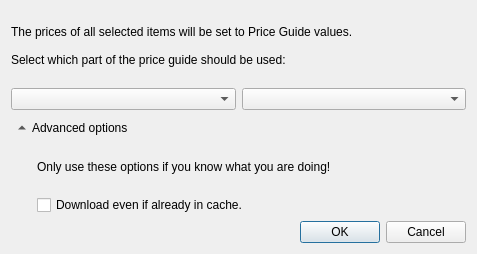
<?xml version="1.0" encoding="UTF-8"?>
<ui version="4.0">
 <class>SetToPriceGuideDialog</class>
 <widget class="QDialog" name="SetToPriceGuideDialog">
  <property name="geometry">
   <rect>
    <x>0</x>
    <y>0</y>
    <width>477</width>
    <height>254</height>
   </rect>
  </property>
  <property name="windowTitle">
   <string>Set To Price Guide</string>
  </property>
  <layout class="QVBoxLayout" name="verticalLayout_2">
   <item>
    <widget class="QLabel" name="label">
     <property name="text">
      <string>The prices of all selected items will be set to Price Guide values.&lt;br /&gt;&lt;br /&gt;Select which part of the price guide should be used:</string>
     </property>
    </widget>
   </item>
   <item>
    <layout class="QHBoxLayout" name="horizontalLayout">
     <item>
      <widget class="QComboBox" name="w_type_time"/>
     </item>
     <item>
      <widget class="QComboBox" name="w_type_price"/>
     </item>
    </layout>
   </item>
   <item>
    <widget class="QToolButton" name="w_advanced_button">
     <property name="text">
      <string>Advanced options</string>
     </property>
     <property name="checkable">
      <bool>false</bool>
     </property>
     <property name="checked">
      <bool>false</bool>
     </property>
     <property name="toolButtonStyle">
      <enum>Qt::ToolButtonTextBesideIcon</enum>
     </property>
     <property name="autoRaise">
      <bool>true</bool>
     </property>
     <property name="arrowType">
      <enum>Qt::UpArrow</enum>
     </property>
    </widget>
   </item>
   <item>
    <widget class="QWidget" name="w_advanced" native="true">
     <layout class="QVBoxLayout" name="verticalLayout">
      <property name="leftMargin">
       <number>26</number>
      </property>
      <property name="topMargin">
       <number>0</number>
      </property>
      <property name="rightMargin">
       <number>0</number>
      </property>
      <property name="bottomMargin">
       <number>0</number>
      </property>
      <item>
       <widget class="QLabel" name="label_2">
        <property name="text">
         <string>Only use these options if you know what you are doing!</string>
        </property>
       </widget>
      </item>
      <item>
       <widget class="QCheckBox" name="w_force_update">
        <property name="text">
         <string>Download even if already in cache.</string>
        </property>
       </widget>
      </item>
     </layout>
    </widget>
   </item>
   <item>
    <widget class="QDialogButtonBox" name="w_buttons">
     <property name="orientation">
      <enum>Qt::Horizontal</enum>
     </property>
     <property name="standardButtons">
      <set>QDialogButtonBox::Cancel|QDialogButtonBox::Ok</set>
     </property>
    </widget>
   </item>
  </layout>
 </widget>
 <resources/>
 <connections>
  <connection>
   <sender>w_buttons</sender>
   <signal>accepted()</signal>
   <receiver>SetToPriceGuideDialog</receiver>
   <slot>accept()</slot>
   <hints>
    <hint type="sourcelabel">
     <x>201</x>
     <y>240</y>
    </hint>
    <hint type="destinationlabel">
     <x>157</x>
     <y>274</y>
    </hint>
   </hints>
  </connection>
  <connection>
   <sender>w_buttons</sender>
   <signal>rejected()</signal>
   <receiver>SetToPriceGuideDialog</receiver>
   <slot>reject()</slot>
   <hints>
    <hint type="sourcelabel">
     <x>201</x>
     <y>240</y>
    </hint>
    <hint type="destinationlabel">
     <x>286</x>
     <y>274</y>
    </hint>
   </hints>
  </connection>
 </connections>
</ui>
